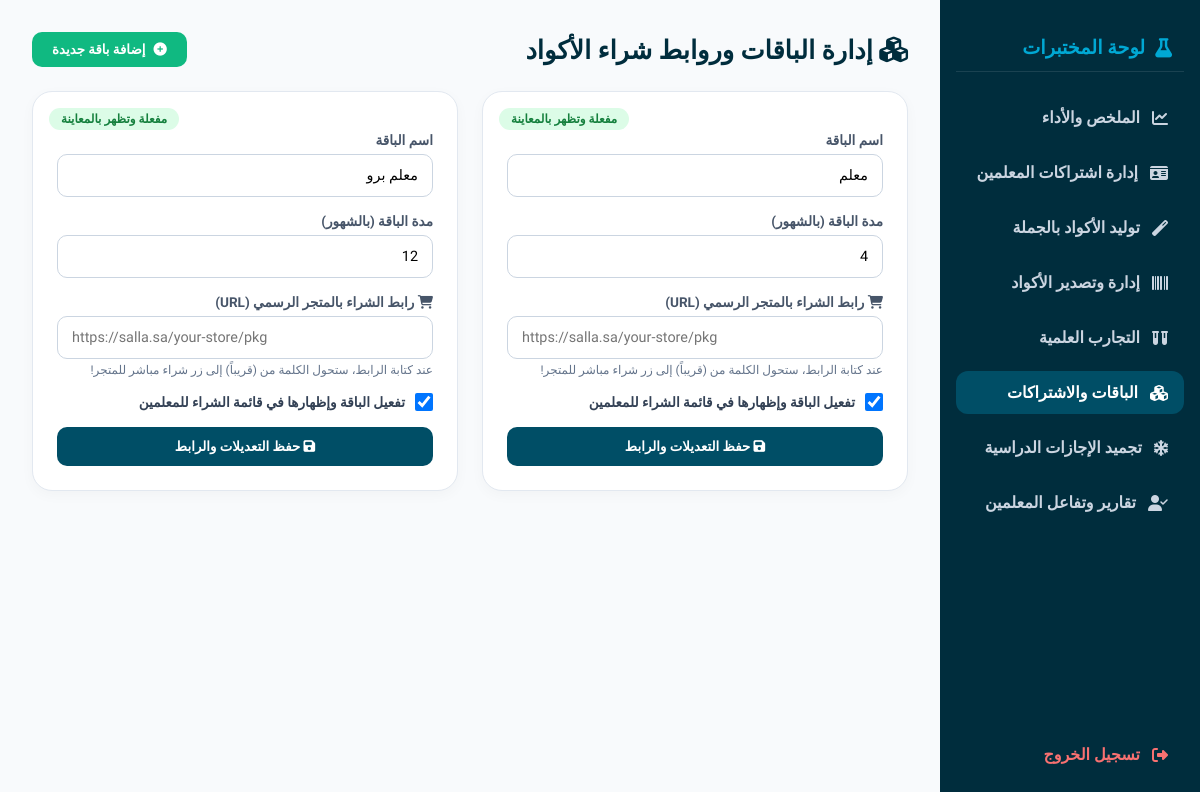
Screenshot of /admin/packages.php (signed in) with the database file from the repository.
### tables this page shows
CREATE TABLE IF NOT EXISTS `packages` (
  `id` int(11) NOT NULL AUTO_INCREMENT,
  `package_key` varchar(50) NOT NULL,
  `name` varchar(100) NOT NULL,
  `duration_months` int(11) NOT NULL,
  `is_active` tinyint(4) DEFAULT 1,
  `created_at` timestamp NOT NULL DEFAULT current_timestamp(),
  `store_url` varchar(255) DEFAULT NULL,
  PRIMARY KEY (`id`),
  UNIQUE KEY `package_key` (`package_key`)
);

### functions.php (called while the page is built, shortened)
<?php
require_once __DIR__ . '/config.php';
function getAllPackages($active_only = false) {
    global $conn;
    $query = "SELECT * FROM packages";
    $query .= " ORDER BY duration_months ASC";
    $result = mysqli_query($conn, $query);
    return $result ? $result->fetch_all(MYSQLI_ASSOC) : [];
}

### admin/packages.php (the view, shortened to what this page needs)
<?php
$packages = getAllPackages();
?>
<!DOCTYPE html>
<html lang="ar" dir="rtl">
<head>
    <link rel="stylesheet" href="https://cdnjs.cloudflare.com/ajax/libs/font-awesome/6.4.0/css/all.min.css">
</head>
<body>
    <div class="sidebar">
        <div class="sidebar-brand"><i class="fas fa-flask"></i> لوحة المختبرات</div>
        <a href="index.php" class="nav-item"><i class="fas fa-chart-line"></i> الملخص والأداء</a>
        <a href="manage_subscriptions.php" class="nav-item"><i class="fas fa-id-card"></i> إدارة اشتراكات المعلمين</a>
        <a href="create_codes.php" class="nav-item"><i class="fas fa-magic"></i> توليد الأكواد بالجملة</a>
        <a href="manage_codes.php" class="nav-item"><i class="fas fa-barcode"></i> إدارة وتصدير الأكواد</a>
        <a href="experiments.php" class="nav-item"><i class="fas fa-vials"></i> التجارب العلمية</a>
        <a href="packages.php" class="nav-item active"><i class="fas fa-cubes"></i> الباقات والاشتراكات</a>
        <a href="system_freeze.php" class="nav-item"><i class="fas fa-snowflake"></i> تجميد الإجازات الدراسية</a>
        <a href="statistics.php" class="nav-item"><i class="fas fa-user-check"></i> تقارير وتفاعل المعلمين</a>
        <a href="auth.php?logout=1" class="nav-item" style="margin-top: auto; color: #f87171;"><i class="fas fa-sign-out-alt"></i> تسجيل الخروج</a>
    </div>
    <div class="main-content">
        <div class="page-header">
            <div class="page-title"><i class="fas fa-cubes"></i> إدارة الباقات وروابط شراء الأكواد</div>
            <button onclick="document.getElementById('newPkgBox').style.display='block'" class="btn-add">
                <i class="fas fa-plus-circle"></i> إضافة باقة جديدة
            </button>
        </div>
        <div class="grid">
            <?php foreach ($packages as $pkg): ?>
                <div class="card">
                    <span class="card-badge <?=$pkg['is_active'] ? 'badge-active' : 'badge-inactive'?>">
                        <?=$pkg['is_active'] ? 'مفعلة وتظهر بالمعاينة' : 'معطلة (مخفية)'?>
                    </span>
                    <form method="POST" style="margin-top: 16px;">
                        <div class="form-group">
                            <label>اسم الباقة</label>
                            <input type="text" name="name" value="<?=htmlspecialchars($pkg['name'])?>" required>
                        </div>
                        <div class="form-group">
                            <label>مدة الباقة (بالشهور)</label>
                            <input type="number" name="duration_months" value="<?=$pkg['duration_months']?>" min="1" max="60" required>
                        </div>
                        <div class="form-group">
                            <label><i class="fas fa-shopping-cart text-amber-500"></i> رابط الشراء بالمتجر الرسمي (URL)</label>
                            <input type="url" name="store_url" value="<?=htmlspecialchars($pkg['store_url'] ?? '')?>" placeholder="https://salla.sa/your-store/pkg" dir="ltr">
                            <small style="display:block; margin-top:4px; color:#64748b; font-size:0.75rem;">عند كتابة الرابط، ستحول الكلمة من (قريباً) إلى زر شراء مباشر للمتجر!</small>
                        </div>
                        <label class="toggle-wrap">
                            <input type="checkbox" name="is_active" value="1" <?=$pkg['is_active'] ? 'checked' : ''?>>
                            <span>تفعيل الباقة وإظهارها في قائمة الشراء للمعلمين</span>
                        </label>
                        <button type="submit" name="update_package" class="btn"><i class="fas fa-save"></i> حفظ التعديلات والرابط</button>
                    </form>
                </div>
            <?php endforeach; ?>
        </div>
    </div>
</body>
</html>

### admin/packages.php (style rules this page uses)
:root { --main: #004e66; --dark: #002d3d; --light: #f8fafc; --accent: #00a8d4; }
* { margin: 0; padding: 0; box-sizing: border-box; font-family: 'Cairo', sans-serif; }
body { background: var(--light); color: #1e293b; display: flex; min-height: 100vh; }
.sidebar { width: 260px; background: var(--dark); color: white; padding: 24px 16px; display: flex; flex-direction: column; gap: 12px; }
.sidebar-brand { font-size: 1.2rem; font-weight: 800; padding: 12px; color: var(--accent); display: flex; align-items: center; gap: 10px; border-bottom: 1px solid rgba(255,255,255,0.1); margin-bottom: 12px; }
.nav-item { display: flex; align-items: center; gap: 12px; padding: 12px 16px; color: #cbd5e1; text-decoration: none; border-radius: 12px; font-weight: 600; transition: 0.2s; }
.nav-item:hover, .nav-item.active { background: var(--main); color: white; }
.main-content { flex: 1; padding: 32px; overflow-y: auto; }
.page-header { display: flex; align-items: center; justify-content: space-between; margin-bottom: 24px; flex-wrap: wrap; gap: 16px; }
.page-title { font-size: 1.6rem; font-weight: 800; color: var(--dark); }
.btn-add { background: #10b981; color: white; padding: 10px 20px; border-radius: 10px; text-decoration: none; font-weight: 700; display: inline-flex; align-items: center; gap: 8px; border: none; cursor: pointer; }
.grid { display: grid; grid-template-columns: repeat(auto-fit, minmax(340px, 1fr)); gap: 24px; }
.card { background: white; border-radius: 20px; padding: 24px; border: 1px solid #e2e8f0; box-shadow: 0 4px 14px rgba(0,0,0,0.03); position: relative; }
.card-badge { position: absolute; top: 16px; left: 16px; padding: 4px 12px; border-radius: 20px; font-size: 0.75rem; font-weight: 700; }
.badge-active { background: #dcfce7; color: #15803d; }
.form-group { margin-bottom: 16px; }
.form-group label { display: block; font-weight: 700; font-size: 0.85rem; color: #475569; margin-bottom: 6px; }
.form-group input, .form-group select { width: 100%; padding: 12px 14px; border: 1px solid #cbd5e1; border-radius: 10px; outline: none; font-size: 0.9rem; }
.toggle-wrap { display: flex; align-items: center; gap: 10px; cursor: pointer; margin-bottom: 16px; font-weight: 700; font-size: 0.85rem; color: #334155; }
.toggle-wrap input { width: 18px; height: 18px; cursor: pointer; }
.btn { padding: 12px 20px; background: var(--main); color: white; border: none; border-radius: 10px; font-weight: 700; cursor: pointer; width: 100%; transition: 0.2s; }

### rows the page displays
packages: shows "مفعلة وتظهر بالمعاينة", name "معلم", duration_months "4", is_active "☑"
packages: shows "مفعلة وتظهر بالمعاينة", name "معلم برو", duration_months "12", is_active "☑"
